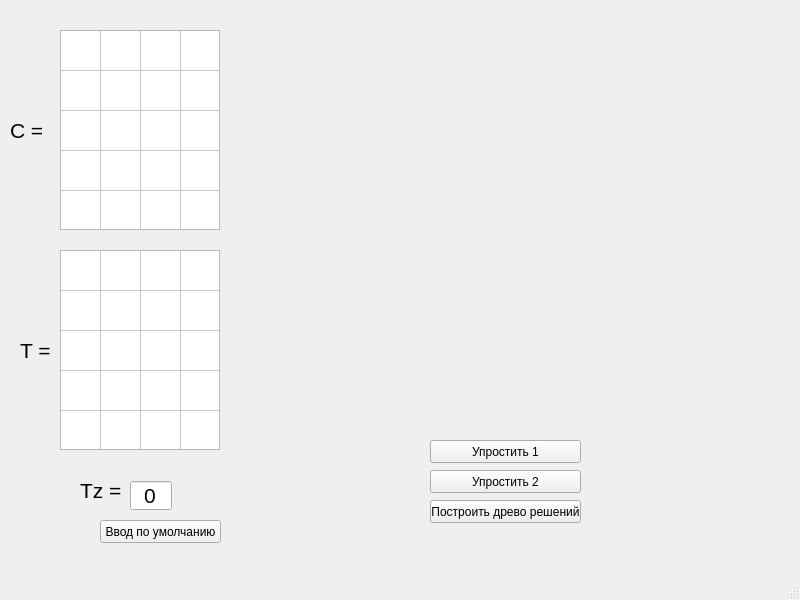
<?xml version="1.0" encoding="UTF-8"?>
<ui version="4.0">
 <class>MainWindow</class>
 <widget class="QMainWindow" name="MainWindow">
  <property name="geometry">
   <rect>
    <x>0</x>
    <y>0</y>
    <width>800</width>
    <height>600</height>
   </rect>
  </property>
  <property name="windowTitle">
   <string>MainWindow</string>
  </property>
  <widget class="QWidget" name="centralwidget">
   <widget class="QLabel" name="label_C">
    <property name="geometry">
     <rect>
      <x>10</x>
      <y>110</y>
      <width>41</width>
      <height>41</height>
     </rect>
    </property>
    <property name="font">
     <font>
      <pointsize>16</pointsize>
     </font>
    </property>
    <property name="text">
     <string>C =</string>
    </property>
   </widget>
   <widget class="QTableWidget" name="Matrix_C">
    <property name="geometry">
     <rect>
      <x>60</x>
      <y>30</y>
      <width>160</width>
      <height>200</height>
     </rect>
    </property>
    <property name="minimumSize">
     <size>
      <width>160</width>
      <height>200</height>
     </size>
    </property>
    <property name="maximumSize">
     <size>
      <width>160</width>
      <height>200</height>
     </size>
    </property>
    <property name="font">
     <font>
      <pointsize>8</pointsize>
     </font>
    </property>
    <property name="verticalScrollBarPolicy">
     <enum>Qt::ScrollBarAlwaysOff</enum>
    </property>
    <property name="horizontalScrollBarPolicy">
     <enum>Qt::ScrollBarAlwaysOff</enum>
    </property>
    <attribute name="horizontalHeaderVisible">
     <bool>false</bool>
    </attribute>
    <attribute name="horizontalHeaderDefaultSectionSize">
     <number>40</number>
    </attribute>
    <attribute name="horizontalHeaderMinimumSectionSize">
     <number>40</number>
    </attribute>
    <attribute name="verticalHeaderVisible">
     <bool>false</bool>
    </attribute>
    <attribute name="verticalHeaderDefaultSectionSize">
     <number>40</number>
    </attribute>
    <attribute name="verticalHeaderHighlightSections">
     <bool>true</bool>
    </attribute>
    <attribute name="verticalHeaderMinimumSectionSize">
     <number>40</number>
    </attribute>
    <row>
     <property name="text">
      <string>New Row</string>
     </property>
    </row>
    <row>
     <property name="text">
      <string>New Row</string>
     </property>
    </row>
    <row>
     <property name="text">
      <string>New Row</string>
     </property>
    </row>
    <row>
     <property name="text">
      <string>New Row</string>
     </property>
    </row>
    <row>
     <property name="text">
      <string>New Row</string>
     </property>
    </row>
    <column>
     <property name="text">
      <string>New Column</string>
     </property>
    </column>
    <column>
     <property name="text">
      <string>New Column</string>
     </property>
    </column>
    <column>
     <property name="text">
      <string>New Column</string>
     </property>
    </column>
    <column>
     <property name="text">
      <string>New Column</string>
     </property>
    </column>
   </widget>
   <widget class="QLabel" name="label_T">
    <property name="geometry">
     <rect>
      <x>20</x>
      <y>330</y>
      <width>41</width>
      <height>41</height>
     </rect>
    </property>
    <property name="font">
     <font>
      <pointsize>16</pointsize>
     </font>
    </property>
    <property name="text">
     <string>T =</string>
    </property>
   </widget>
   <widget class="QPushButton" name="std_input">
    <property name="geometry">
     <rect>
      <x>100</x>
      <y>520</y>
      <width>121</width>
      <height>23</height>
     </rect>
    </property>
    <property name="text">
     <string>Ввод по умолчанию</string>
    </property>
   </widget>
   <widget class="QPushButton" name="simplify1">
    <property name="geometry">
     <rect>
      <x>430</x>
      <y>440</y>
      <width>151</width>
      <height>23</height>
     </rect>
    </property>
    <property name="text">
     <string>Упростить 1</string>
    </property>
   </widget>
   <widget class="QPushButton" name="simplify2">
    <property name="geometry">
     <rect>
      <x>430</x>
      <y>470</y>
      <width>151</width>
      <height>23</height>
     </rect>
    </property>
    <property name="text">
     <string>Упростить 2</string>
    </property>
   </widget>
   <widget class="QPushButton" name="build_tree">
    <property name="geometry">
     <rect>
      <x>430</x>
      <y>500</y>
      <width>151</width>
      <height>23</height>
     </rect>
    </property>
    <property name="text">
     <string>Построить древо решений</string>
    </property>
   </widget>
   <widget class="QSpinBox" name="spinBox">
    <property name="geometry">
     <rect>
      <x>130</x>
      <y>480</y>
      <width>42</width>
      <height>31</height>
     </rect>
    </property>
    <property name="font">
     <font>
      <pointsize>16</pointsize>
      <kerning>false</kerning>
     </font>
    </property>
    <property name="layoutDirection">
     <enum>Qt::LeftToRight</enum>
    </property>
    <property name="alignment">
     <set>Qt::AlignCenter</set>
    </property>
    <property name="buttonSymbols">
     <enum>QAbstractSpinBox::NoButtons</enum>
    </property>
   </widget>
   <widget class="QLabel" name="label_T_2">
    <property name="geometry">
     <rect>
      <x>80</x>
      <y>470</y>
      <width>41</width>
      <height>41</height>
     </rect>
    </property>
    <property name="font">
     <font>
      <pointsize>16</pointsize>
     </font>
    </property>
    <property name="text">
     <string>Tz =</string>
    </property>
   </widget>
   <widget class="QTableWidget" name="Matrix_T">
    <property name="geometry">
     <rect>
      <x>60</x>
      <y>250</y>
      <width>160</width>
      <height>200</height>
     </rect>
    </property>
    <property name="minimumSize">
     <size>
      <width>160</width>
      <height>200</height>
     </size>
    </property>
    <property name="maximumSize">
     <size>
      <width>160</width>
      <height>300</height>
     </size>
    </property>
    <property name="font">
     <font>
      <pointsize>8</pointsize>
     </font>
    </property>
    <property name="verticalScrollBarPolicy">
     <enum>Qt::ScrollBarAlwaysOff</enum>
    </property>
    <property name="horizontalScrollBarPolicy">
     <enum>Qt::ScrollBarAlwaysOff</enum>
    </property>
    <attribute name="horizontalHeaderVisible">
     <bool>false</bool>
    </attribute>
    <attribute name="horizontalHeaderDefaultSectionSize">
     <number>40</number>
    </attribute>
    <attribute name="horizontalHeaderMinimumSectionSize">
     <number>40</number>
    </attribute>
    <attribute name="verticalHeaderVisible">
     <bool>false</bool>
    </attribute>
    <attribute name="verticalHeaderDefaultSectionSize">
     <number>40</number>
    </attribute>
    <attribute name="verticalHeaderHighlightSections">
     <bool>true</bool>
    </attribute>
    <attribute name="verticalHeaderMinimumSectionSize">
     <number>40</number>
    </attribute>
    <row>
     <property name="text">
      <string>New Row</string>
     </property>
    </row>
    <row>
     <property name="text">
      <string>New Row</string>
     </property>
    </row>
    <row>
     <property name="text">
      <string>New Row</string>
     </property>
    </row>
    <row>
     <property name="text">
      <string>New Row</string>
     </property>
    </row>
    <row>
     <property name="text">
      <string>New Row</string>
     </property>
    </row>
    <column>
     <property name="text">
      <string>New Column</string>
     </property>
    </column>
    <column>
     <property name="text">
      <string>New Column</string>
     </property>
    </column>
    <column>
     <property name="text">
      <string>New Column</string>
     </property>
    </column>
    <column>
     <property name="text">
      <string>New Column</string>
     </property>
    </column>
   </widget>
   <widget class="QLabel" name="image_label">
    <property name="geometry">
     <rect>
      <x>270</x>
      <y>40</y>
      <width>421</width>
      <height>341</height>
     </rect>
    </property>
    <property name="text">
     <string/>
    </property>
   </widget>
  </widget>
  <widget class="QMenuBar" name="menubar">
   <property name="geometry">
    <rect>
     <x>0</x>
     <y>0</y>
     <width>800</width>
     <height>26</height>
    </rect>
   </property>
  </widget>
  <widget class="QStatusBar" name="statusbar"/>
 </widget>
 <resources/>
 <connections/>
</ui>
